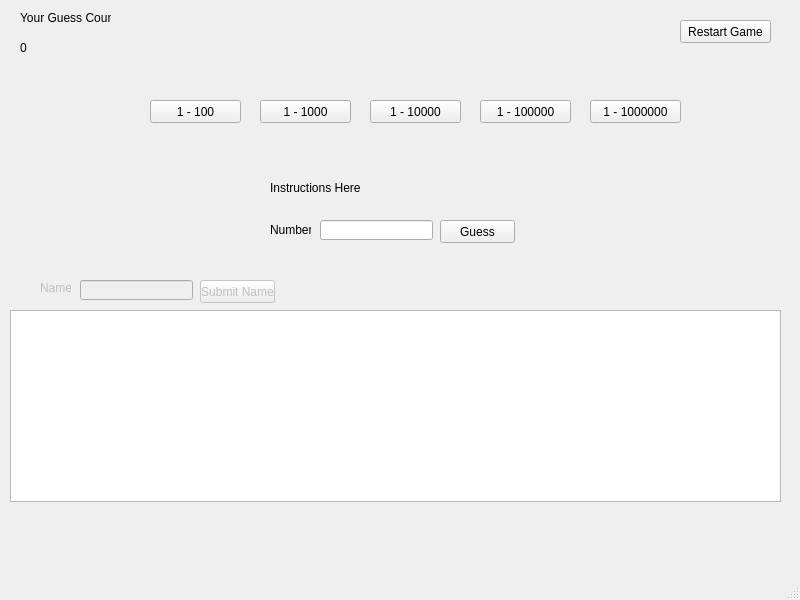
<?xml version="1.0" encoding="UTF-8"?>
<ui version="4.0">
 <class>MainWindow</class>
 <widget class="QMainWindow" name="MainWindow">
  <property name="enabled">
   <bool>true</bool>
  </property>
  <property name="geometry">
   <rect>
    <x>0</x>
    <y>0</y>
    <width>800</width>
    <height>600</height>
   </rect>
  </property>
  <property name="windowTitle">
   <string>MainWindow</string>
  </property>
  <widget class="QWidget" name="centralwidget">
   <widget class="QLabel" name="number_label">
    <property name="geometry">
     <rect>
      <x>270</x>
      <y>220</y>
      <width>41</width>
      <height>20</height>
     </rect>
    </property>
    <property name="text">
     <string>Number</string>
    </property>
   </widget>
   <widget class="QLineEdit" name="guess_input">
    <property name="geometry">
     <rect>
      <x>320</x>
      <y>220</y>
      <width>113</width>
      <height>20</height>
     </rect>
    </property>
   </widget>
   <widget class="QPushButton" name="guess_btn">
    <property name="geometry">
     <rect>
      <x>440</x>
      <y>220</y>
      <width>75</width>
      <height>23</height>
     </rect>
    </property>
    <property name="text">
     <string>Guess</string>
    </property>
   </widget>
   <widget class="QLabel" name="guess_count_label">
    <property name="geometry">
     <rect>
      <x>20</x>
      <y>10</y>
      <width>91</width>
      <height>16</height>
     </rect>
    </property>
    <property name="text">
     <string>Your Guess Count</string>
    </property>
   </widget>
   <widget class="QLabel" name="instructions">
    <property name="geometry">
     <rect>
      <x>270</x>
      <y>180</y>
      <width>271</width>
      <height>16</height>
     </rect>
    </property>
    <property name="text">
     <string>Instructions Here</string>
    </property>
   </widget>
   <widget class="QLabel" name="guess_count_text">
    <property name="geometry">
     <rect>
      <x>20</x>
      <y>40</y>
      <width>16</width>
      <height>16</height>
     </rect>
    </property>
    <property name="text">
     <string>0</string>
    </property>
   </widget>
   <widget class="QPushButton" name="restart_btn">
    <property name="geometry">
     <rect>
      <x>680</x>
      <y>20</y>
      <width>91</width>
      <height>23</height>
     </rect>
    </property>
    <property name="text">
     <string>Restart Game</string>
    </property>
   </widget>
   <widget class="QPushButton" name="btn_100">
    <property name="geometry">
     <rect>
      <x>150</x>
      <y>100</y>
      <width>91</width>
      <height>23</height>
     </rect>
    </property>
    <property name="text">
     <string>1 - 100</string>
    </property>
    <property name="num_value" stdset="0">
     <string>100</string>
    </property>
   </widget>
   <widget class="QPushButton" name="btn_1000">
    <property name="geometry">
     <rect>
      <x>260</x>
      <y>100</y>
      <width>91</width>
      <height>23</height>
     </rect>
    </property>
    <property name="text">
     <string>1 - 1000</string>
    </property>
    <property name="num_value" stdset="0">
     <string>1000</string>
    </property>
   </widget>
   <widget class="QPushButton" name="btn_10000">
    <property name="geometry">
     <rect>
      <x>370</x>
      <y>100</y>
      <width>91</width>
      <height>23</height>
     </rect>
    </property>
    <property name="text">
     <string>1 - 10000</string>
    </property>
    <property name="num_value" stdset="0">
     <string>10000</string>
    </property>
   </widget>
   <widget class="QPushButton" name="btn_100000">
    <property name="geometry">
     <rect>
      <x>480</x>
      <y>100</y>
      <width>91</width>
      <height>23</height>
     </rect>
    </property>
    <property name="text">
     <string>1 - 100000</string>
    </property>
    <property name="num_value" stdset="0">
     <string>100000</string>
    </property>
   </widget>
   <widget class="QPushButton" name="btn_1000000">
    <property name="geometry">
     <rect>
      <x>590</x>
      <y>100</y>
      <width>91</width>
      <height>23</height>
     </rect>
    </property>
    <property name="text">
     <string>1 - 1000000</string>
    </property>
    <property name="num_value" stdset="0">
     <string>1000000</string>
    </property>
   </widget>
   <widget class="QTableWidget" name="scoreboard">
    <property name="geometry">
     <rect>
      <x>10</x>
      <y>310</y>
      <width>771</width>
      <height>192</height>
     </rect>
    </property>
   </widget>
   <widget class="QLabel" name="name_label">
    <property name="enabled">
     <bool>false</bool>
    </property>
    <property name="geometry">
     <rect>
      <x>40</x>
      <y>280</y>
      <width>31</width>
      <height>16</height>
     </rect>
    </property>
    <property name="text">
     <string>Name</string>
    </property>
   </widget>
   <widget class="QLineEdit" name="name_input">
    <property name="enabled">
     <bool>false</bool>
    </property>
    <property name="geometry">
     <rect>
      <x>80</x>
      <y>280</y>
      <width>113</width>
      <height>20</height>
     </rect>
    </property>
   </widget>
   <widget class="QPushButton" name="name_btn">
    <property name="enabled">
     <bool>false</bool>
    </property>
    <property name="geometry">
     <rect>
      <x>200</x>
      <y>280</y>
      <width>75</width>
      <height>23</height>
     </rect>
    </property>
    <property name="text">
     <string>Submit Name</string>
    </property>
   </widget>
  </widget>
  <widget class="QMenuBar" name="menubar">
   <property name="geometry">
    <rect>
     <x>0</x>
     <y>0</y>
     <width>800</width>
     <height>21</height>
    </rect>
   </property>
  </widget>
  <widget class="QStatusBar" name="statusbar"/>
 </widget>
 <resources/>
 <connections/>
</ui>
